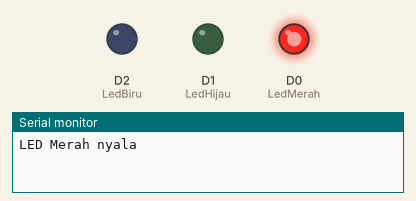
Simulated run of this sketch. Board: ESP8266 (NodeMCU). On the bench: output pins drawn as LEDs (lit = HIGH), the last lines printed to the serial monitor.

Above: at 0.5 s.
At 1.5 s:
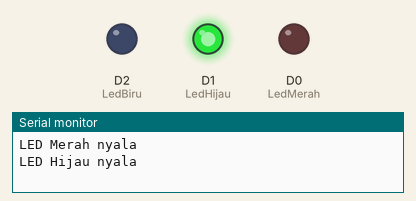
At 5.5 s:
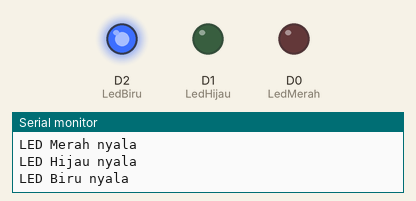
Timing chart, 0 to 6.9 s (numbered marks = the images above):
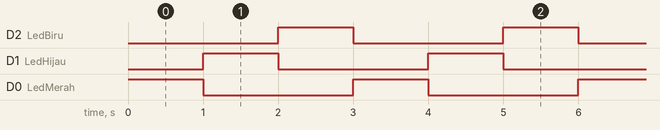

The sketch:

Praktikum_3.ino
```cpp
#define LedMerah D0
#define LedHijau D1
#define LedBiru D2

void setup() {
Serial.begin(9600);
pinMode(LedMerah, OUTPUT);
pinMode(LedHijau, OUTPUT);
pinMode(LedBiru, OUTPUT); // atur pin digital sebagai output.
}
void RunningLED() {
digitalWrite(LedMerah, HIGH);
digitalWrite(LedHijau, LOW);
digitalWrite(LedBiru, LOW);
Serial.println("LED Merah nyala");
delay(1000);
digitalWrite(LedMerah, LOW);
digitalWrite(LedHijau, HIGH);
digitalWrite(LedBiru, LOW);
Serial.println("LED Hijau nyala");
delay(1000);
digitalWrite(LedMerah, LOW);
digitalWrite(LedHijau, LOW);
digitalWrite(LedBiru, HIGH);
Serial.println("LED Biru nyala");
delay(1000);
Serial.println();
}
void loop() {
RunningLED();
}
```

Measured:
- by itself, D2 (LedBiru), D1 (LedHijau), D0 (LedMerah): alternates HIGH for 1.0 s and LOW for 2.0 s
- by itself, everything shown: repeats every 3.0 s, in 3 steps
